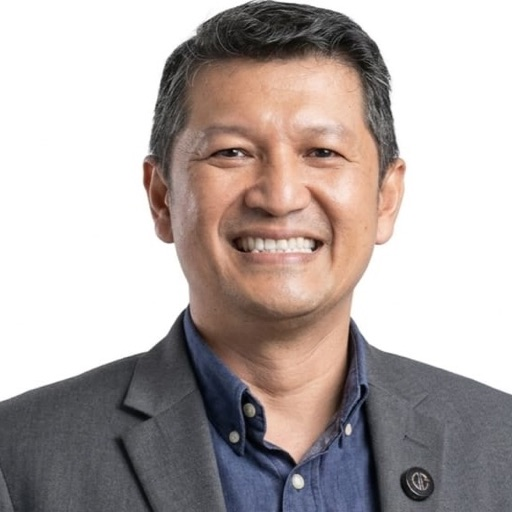
#> input picture assets/speakers/ben-wirawan.jpg, 512 x 512 px
$ python -i make_covers.py   (imports and definitions only)
#> lines starting #> are read from the running program, lines starting #| are printed output that depends on the picture
#> further down, picture is the input picture: PIL image 512x512 RGB; mean R, G, B 180.2, 170.5, 168.2
#!/usr/bin/env python3
"""Build the landscape breakout-room covers from the speaker photos.

The card draws the cover as a 2:1 strip, so a portrait photo dropped in
as-is sits letterboxed between two flat bars. Every cover here fills the
frame instead, in one of two ways:

  fill  — scale to the banner's width and take a band across the face. Best
          when the source is roomy enough that the head survives the crop;
          it makes the face large on a 116px-tall strip.
  inset — the whole portrait at full height over a blurred, darkened copy of
          itself. For a tight headshot, where any 2:1 crop would slice the
          top of the head off.

    pip install pillow
    python3 scripts/make_covers.py path/to/unzipped-TOR-folders

Writes assets/covers/ and copies into each app's public/covers/.
"""

import pathlib
import shutil
import sys

from PIL import Image, ImageEnhance, ImageFilter

ROOT = pathlib.Path(__file__).resolve().parent.parent
OUT = ROOT / "assets" / "covers"
PUBLIC = [ROOT / "frontend/public/covers", ROOT / "admin/public/covers"]

W, H = 1200, 600

# room: (photo, treatment, focus)
#   focus is where the band sits, 0 = top of the photo, 1 = bottom.
ROOMS = {
    1: ("Navigating the Mid-Market HR Squeeze/Flavia Norpina Sungkit-Speaker/IMG_4944.JPG.jpeg",
        "fill", 0.38),
    2: ("Work life balance with AI/Irfan Arsandi-Speaker/DSC09877.jpg", "fill", 0.38),
    3: ("How to Win a Retail/Ben Wirawan-Speaker/WhatsApp Image 2026-08-06 at 2.44.03 PM.jpeg",
        "inset", 0.0),
    4: ("Suntoro Suciatmaja-Speaker/Suntoro Suciatmaja.png", "inset", 0.0),
}


def fill(im: Image.Image, focus: float) -> Image.Image:
    scale = W / im.width
    im = im.resize((W, max(H, round(im.height * scale))), Image.LANCZOS)
    top = max(0, min(round(im.height * focus - H / 2), im.height - H))
    return im.crop((0, top, W, top + H))


def inset(im: Image.Image) -> Image.Image:
    scale = max(W / im.width, H / im.height)
#> scale = 2.34
    big = im.resize((round(im.width * scale), round(im.height * scale)), Image.LANCZOS)
    x, y = (big.width - W) // 2, (big.height - H) // 2
#> x = 0; y = 300
    back = big.crop((x, y, x + W, y + H)).filter(ImageFilter.GaussianBlur(28))
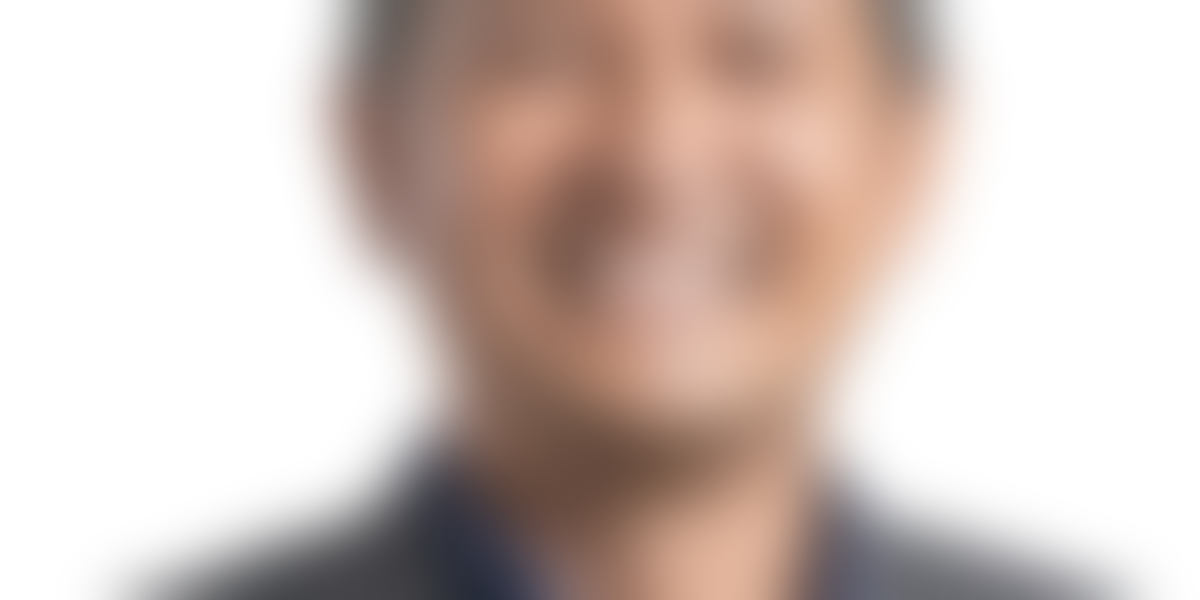
#> back: PIL image 1200x600 RGB; mean R, G, B 211, 195.9, 189.7
    back = ImageEnhance.Brightness(back).enhance(0.62)
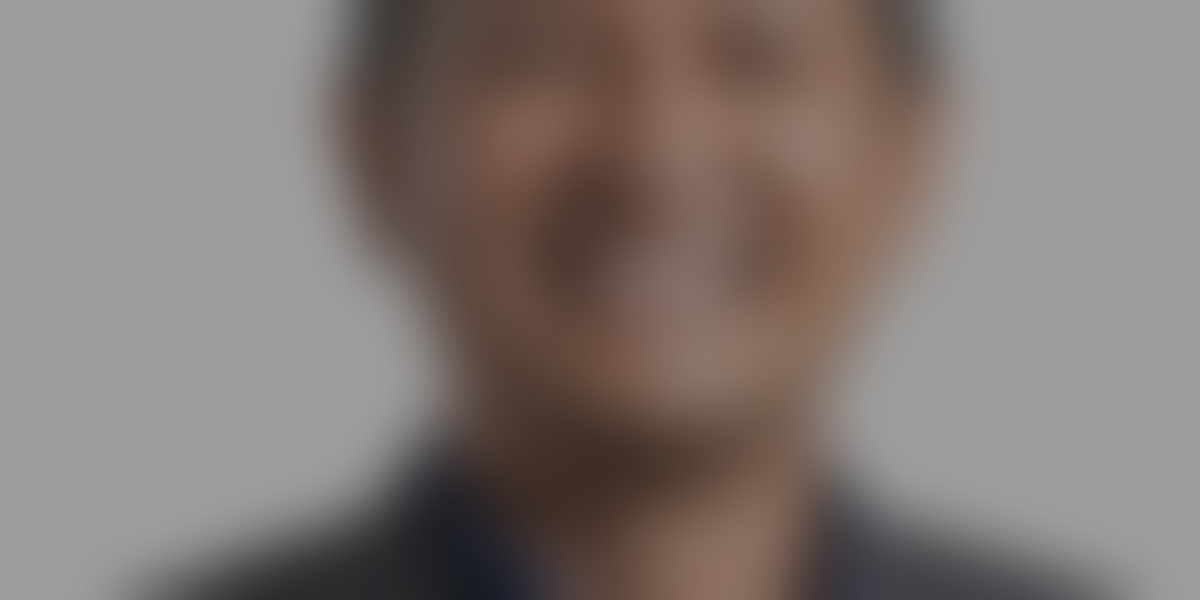
#> back: PIL image 1200x600 RGB; mean R, G, B 130.5, 121.1, 117.3
    back = ImageEnhance.Color(back).enhance(0.7)
    front = im.copy()
    front.thumbnail((W, H), Image.LANCZOS)
    back.paste(front, ((W - front.width) // 2, (H - front.height) // 2))
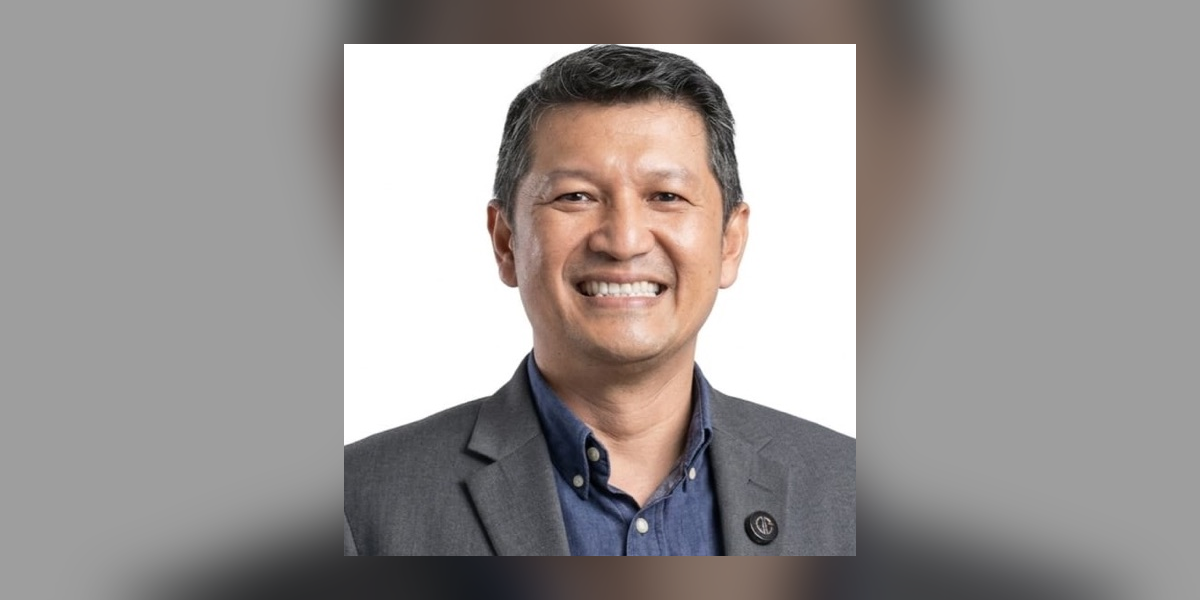
#> back: PIL image 1200x600 RGB; mean R, G, B 156.5, 151.6, 150.3
    return back


def main() -> None:
    if len(sys.argv) < 2:
        sys.exit(__doc__)
    src_root = pathlib.Path(sys.argv[1]).expanduser()
    OUT.mkdir(parents=True, exist_ok=True)

    for room, (rel, how, focus) in ROOMS.items():
        src = src_root / rel
        if not src.exists():
            sys.exit(f"missing source photo: {src}")
        im = Image.open(src).convert("RGB")
        out = fill(im, focus) if how == "fill" else inset(im)
        target = OUT / f"breakout-room-{room}.jpg"
        out.save(target, quality=88, optimize=True)
        for pub in PUBLIC:
            pub.mkdir(parents=True, exist_ok=True)
            shutil.copy2(target, pub / target.name)
        print(f"room {room}: {how:5} {W}x{H}  ←  {src.name}")


# [2 lines not run here, left out]

>>> from PIL import Image
>>> picture = Image.open('../assets/speakers/ben-wirawan.jpg')
>>> result = inset(picture)

$ run again, on assets/speakers/roby-oktober.jpg
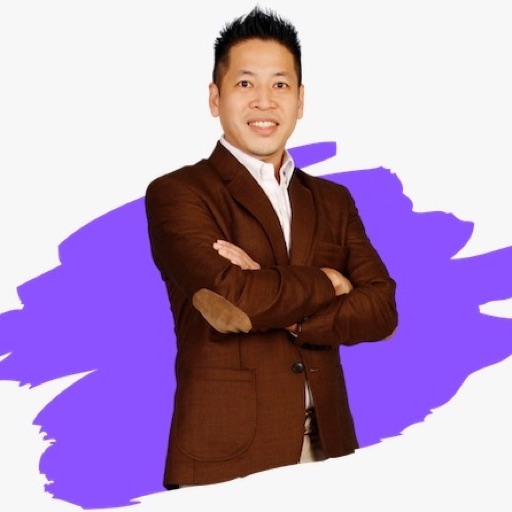
#> input picture assets/speakers/roby-oktober.jpg, 512 x 512 px
#> picture is the input picture: PIL image 512x512 RGB; mean R, G, B 177.6, 150.9, 189.2
#> in inset, `back = big.crop((x, y, x + W, y + H)).filter(ImageFilter.GaussianBlur(..`:
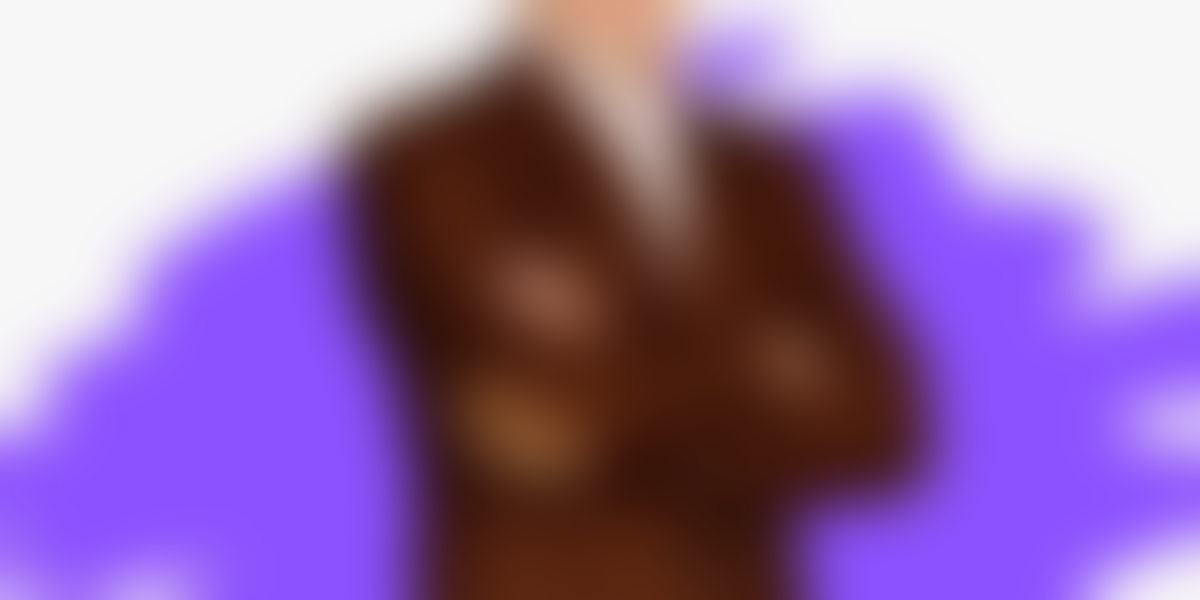
#> back: PIL image 1200x600 RGB; mean R, G, B 150.2, 114.4, 170.1
#> in inset, `back.paste(front, ((W - front.width) // 2, (H - front.height) // 2))`:
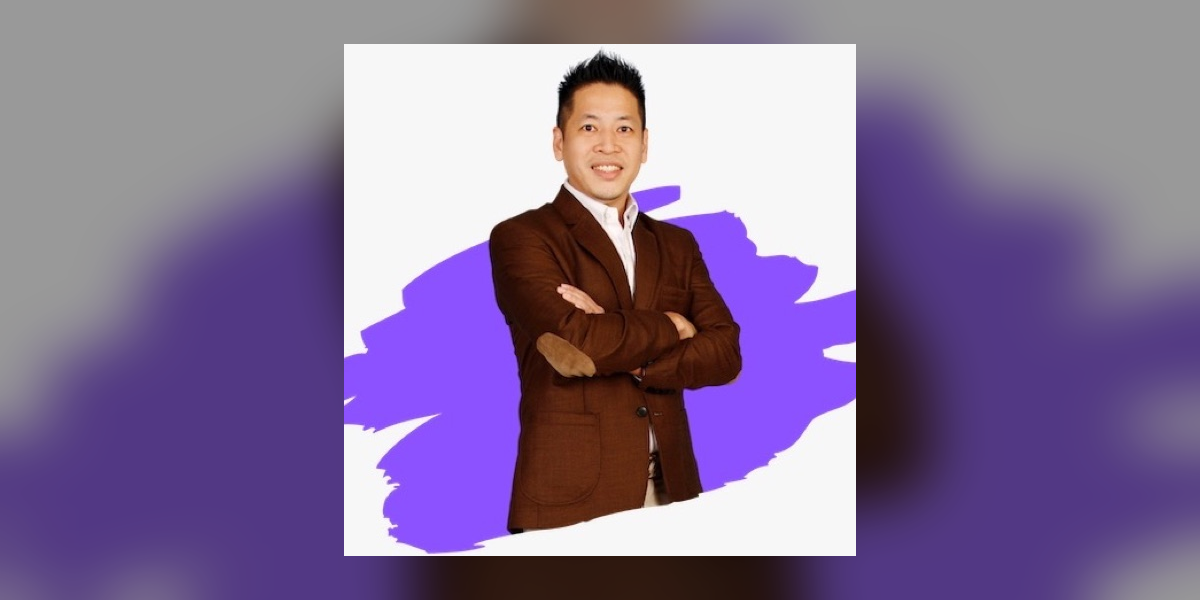
#> back: PIL image 1200x600 RGB; mean R, G, B 133.4, 114.4, 151.7
